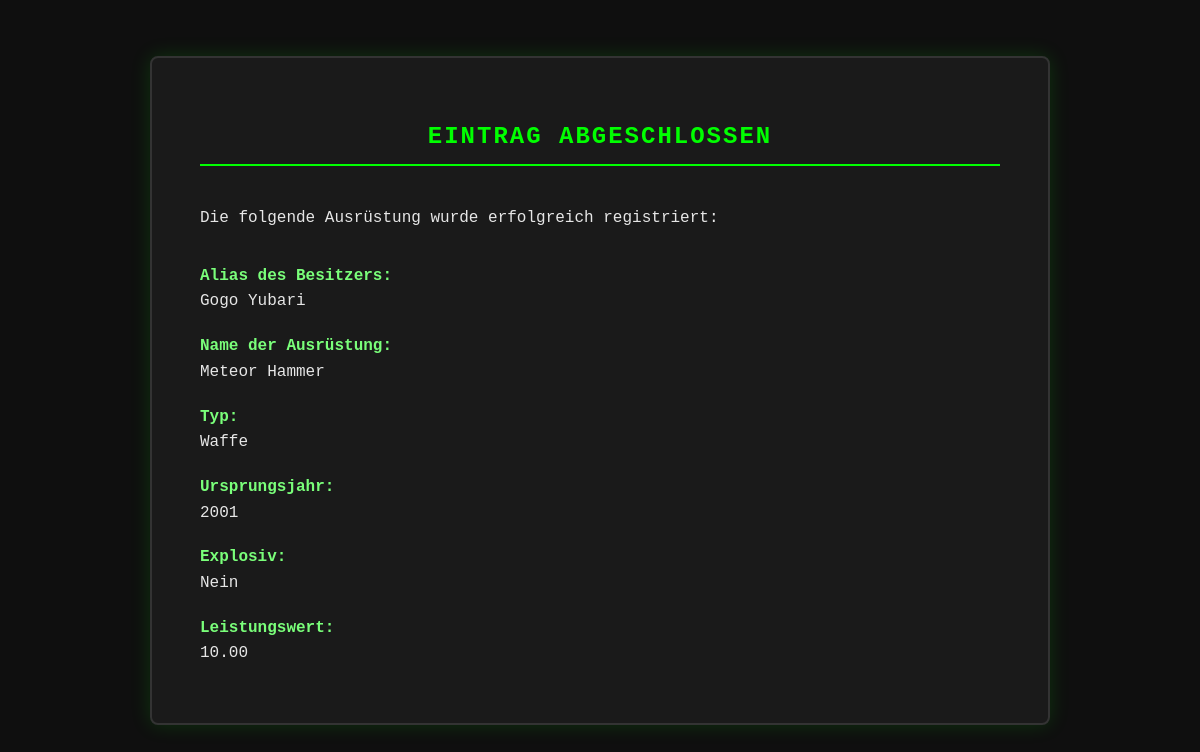
Screenshot of /nerd/villain/success/1/ with the database file from the repository.
### nerd_forms/models.py (models this page shows, shortened)
class VillainGear(models.Model):
    owner_alias = models.CharField(max_length=100)
    gear_name = models.CharField(max_length=100)
    gear_type = models.CharField(max_length=20, choices=choices)
    origin_year = models.PositiveIntegerField()
    explosive = models.BooleanField(default=False)
    power_rating = models.DecimalField(max_digits=5, decimal_places=2)

### nerd_forms/views.py (the view)
# urls.py: path('villain/success/<int:pk>/', views.gear_success, name='gear_success'),
def gear_success(r, pk):
    gear = VillainGear.objects.get(pk=pk)
    return render(r, 'nerd_forms/gear_success.html', {'gear': gear})

### nerd_forms/templates/nerd_forms/gear_success.html (shortened to what this page needs)
{% load static %}
<!DOCTYPE html>
<html lang="en">
<head>
  <link rel="stylesheet" href="{% static 'nerd_forms/villain.css' %}">
</head>
<body>
  <main>
    <h2>Eintrag abgeschlossen</h2>
    <p>Die folgende Ausrüstung wurde erfolgreich registriert:</p>
    <dl>
      <dt>Alias des Besitzers:</dt>
      <dd>{{ gear.owner_alias }}</dd>
      <dt>Name der Ausrüstung:</dt>
      <dd>{{ gear.gear_name }}</dd>
      <dt>Typ:</dt>
      <dd>{{ gear.get_gear_type_display }}</dd>
      <dt>Ursprungsjahr:</dt>
      <dd>{{ gear.origin_year }}</dd>
      <dt>Explosiv:</dt>
      <dd>{% if gear.explosive %}Ja{% else %}Nein{% endif %}</dd>
      <dt>Leistungswert:</dt>
      <dd>{{ gear.power_rating }}</dd>
    </dl>
  </main>
</body>
</html>

### nerd_forms/static/nerd_forms/villain.css (style rules this page uses)
body { background-color: #0f0f0f; font-family: 'Courier New', Courier, monospace; color: #e6e6e6; padding: 3rem; line-height: 1.6; }
main { max-width: 800px; margin: 0 auto; background-color: #1a1a1a; padding: 2.5rem 3rem; border: 2px solid #333; border-radius: 8px; box-shadow: 0 0 20px rgba(0, 255, 0, 0.15); }
h2 { text-align: center; margin-bottom: 2.5rem; color: #00ff00; letter-spacing: 2px; text-transform: uppercase; border-bottom: 2px solid #00ff00; padding-bottom: 0.5rem; }
::placeholder { color: #666; }
dl { margin-top: 2rem; }
dt { font-weight: bold; color: #7aff7a; margin-top: 1.2rem; }
dd { margin-left: 0; margin-bottom: 0.5rem; }

### rows the page displays
VillainGear: owner_alias "Gogo Yubari", gear_name "Meteor Hammer", gear_type "Waffe", origin_year "2001", power_rating "10.00"
